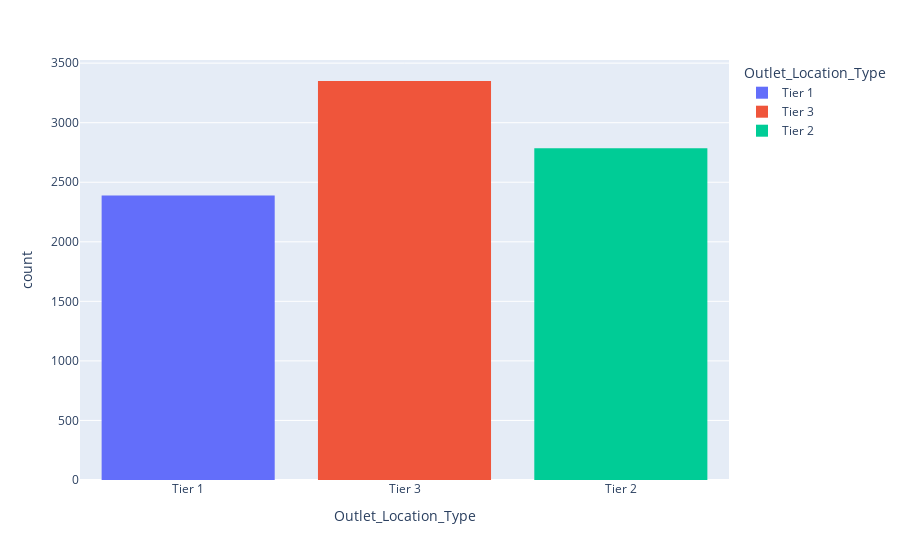

Here is the notebook cell this chart was saved with:
### Code cell
fig = px.histogram(train,'Outlet_Location_Type',color ='Outlet_Location_Type' )
fig.show()

### Figure 1 — Plotly figure (JSON) as saved in the notebook; plotly's stock layout.template omitted (floating-point values rounded to 4 significant figures; data arrays with more than 128 entries replaced by an {"elided": "..."} marker saying what was removed)
{"data": [{"alignmentgroup": "True", "bingroup": "x", "hovertemplate": "Outlet_Location_Type=%{x}<br>count=%{y}<extra></extra>", "legendgroup": "Tier 1", "marker": {"color": "#636efa", "pattern": {"shape": ""}}, "name": "Tier 1", "offsetgroup": "Tier 1", "orientation": "v", "showlegend": true, "type": "histogram", "x": {"elided": "2388 str values"}, "xaxis": "x", "yaxis": "y"}, {"alignmentgroup": "True", "bingroup": "x", "hovertemplate": "Outlet_Location_Type=%{x}<br>count=%{y}<extra></extra>", "legendgroup": "Tier 3", "marker": {"color": "#EF553B", "pattern": {"shape": ""}}, "name": "Tier 3", "offsetgroup": "Tier 3", "orientation": "v", "showlegend": true, "type": "histogram", "x": {"elided": "3350 str values"}, "xaxis": "x", "yaxis": "y"}, {"alignmentgroup": "True", "bingroup": "x", "hovertemplate": "Outlet_Location_Type=%{x}<br>count=%{y}<extra></extra>", "legendgroup": "Tier 2", "marker": {"color": "#00cc96", "pattern": {"shape": ""}}, "name": "Tier 2", "offsetgroup": "Tier 2", "orientation": "v", "showlegend": true, "type": "histogram", "x": {"elided": "2785 str values"}, "xaxis": "x", "yaxis": "y"}], "layout": {"barmode": "relative", "legend": {"title": {"text": "Outlet_Location_Type"}, "tracegroupgap": 0}, "margin": {"t": 60}, "xaxis": {"anchor": "y", "categoryarray": ["Tier 1", "Tier 3", "Tier 2"], "categoryorder": "array", "domain": [0, 1], "title": {"text": "Outlet_Location_Type"}}, "yaxis": {"anchor": "x", "domain": [0, 1], "title": {"text": "count"}}}}
